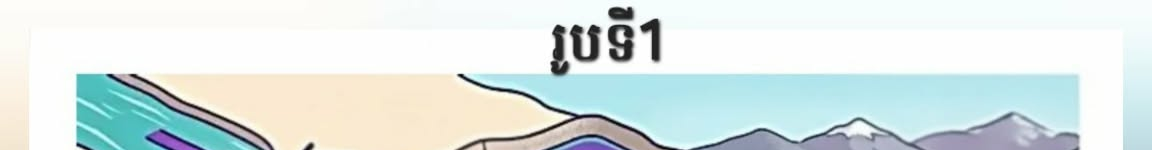
#> input picture spot_the_difference/scratch/crop_top_a.png, 1152 x 150 px
$ python debug_puz8_preprocessing.py
#> lines starting #> are read from the running program, lines starting #| are printed output that depends on the picture; after the words box and inside, x2 and y2 are one past the last pixel; in counts of white or black regions, pixels touching at a corner belong together
import cv2
import pytesseract
from PIL import Image
from pathlib import Path

SCRIPT_DIR = Path(__file__).resolve().parent.parent
crop_path = SCRIPT_DIR / "scratch" / "crop_top_a.png"

img = cv2.imread(str(crop_path))
#> img is the input picture: shape (150, 1152, 3); mean B, G, R 229.1, 230.8, 219.5

# Let's try 2x upscaling
img_2x = cv2.resize(img, (0, 0), fx=2, fy=2, interpolation=cv2.INTER_LANCZOS4)

# Let's try binarization on 2x upscaled
gray = cv2.cvtColor(img_2x, cv2.COLOR_BGR2GRAY)
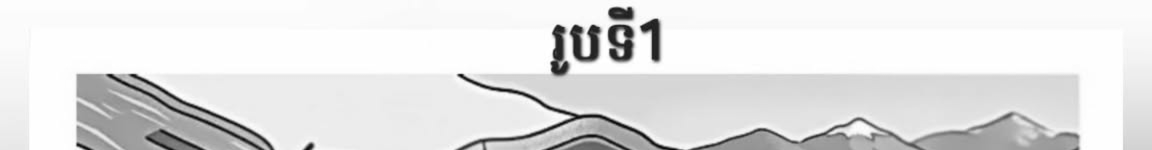
#> gray: shape (300, 2304) (shown at 1/2 size); min 0, max 255, mean 227.2
binary = cv2.adaptiveThreshold(gray, 255, cv2.ADAPTIVE_THRESH_GAUSSIAN_C, cv2.THRESH_BINARY, 15, 8)
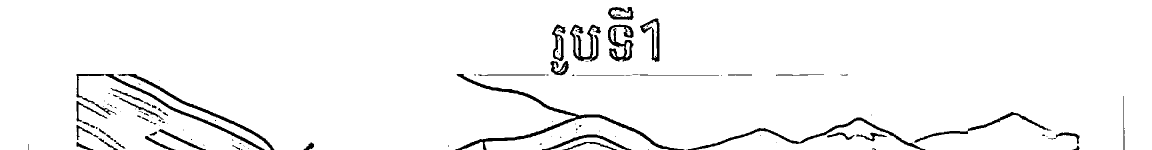
#> binary: shape (300, 2304) (shown at 1/2 size); 96.2% white; 118 black regions (68 under 20 px), largest, box (x1, y1, x2, y2) and area: (911, 148, 1369, 300) 4533, (153, 148, 529, 300) 2703, (1375, 235, 1851, 300) 2565

# Run Tesseract with eng+khm on original, 2x, and 2x binary
for name, processed in [("original", img), ("2x", img_2x), ("2x_binary", binary)]:
    print(f"\n--- Preprocessing: {name} ---")
    for psm in [3, 11, 12]:
        cfg = f"-l eng+khm --psm {psm}"
#> (the run stopped early here; a loop or call above may not have finished)

$ run again, with spot_the_difference/scratch/crop_top_b.png copied over spot_the_difference/scratch/crop_top_a.png
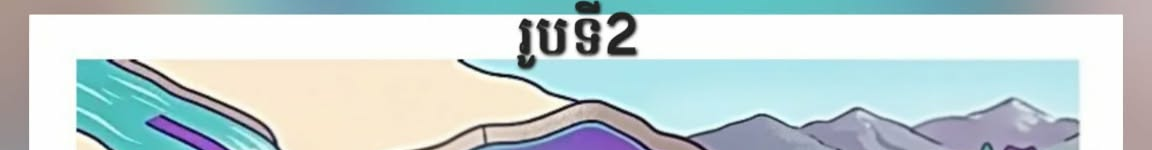
#> input picture spot_the_difference/scratch/crop_top_b.png, 1152 x 150 px
#> img is the input picture: shape (150, 1152, 3); mean B, G, R 211.8, 211.3, 196.9
#> `gray = cv2.cvtColor(img_2x, cv2.COLOR_BGR2GRAY)`:
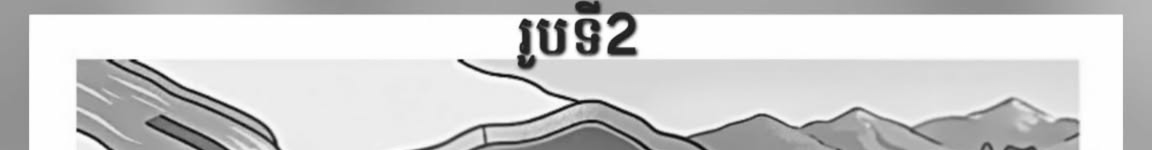
#> gray: shape (300, 2304) (shown at 1/2 size); min 0, max 255, mean 207.1
#> `binary = cv2.adaptiveThreshold(gray, 255, cv2.ADAPTIVE_THRESH_GAUSSIAN..`:
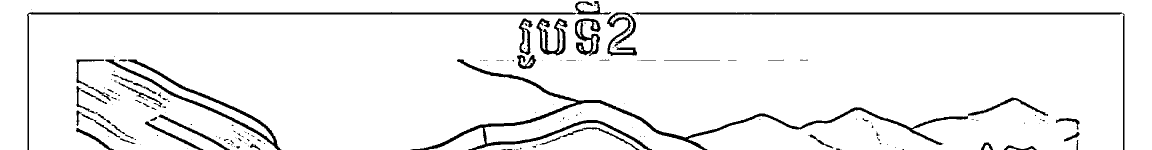
#> binary: shape (300, 2304) (shown at 1/2 size); 94% white; 170 black regions (112 under 20 px), largest, box (x1, y1, x2, y2) and area: (821, 118, 1936, 300) 11246, (54, 24, 1152, 300) 5185, (1265, 24, 2249, 300) 4707
